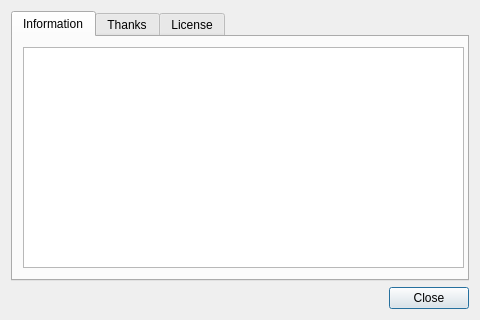
<?xml version="1.0" encoding="UTF-8"?>
<ui version="4.0">
 <class>Qtilities::DialogAbout</class>
 <widget class="QDialog" name="Qtilities::DialogAbout">
  <property name="geometry">
   <rect>
    <x>0</x>
    <y>0</y>
    <width>480</width>
    <height>320</height>
   </rect>
  </property>
  <layout class="QVBoxLayout" name="layout">
   <item>
    <widget class="QTabWidget" name="tblAbout">
     <property name="sizePolicy">
      <sizepolicy hsizetype="Expanding" vsizetype="Expanding">
       <horstretch>0</horstretch>
       <verstretch>0</verstretch>
      </sizepolicy>
     </property>
     <property name="currentIndex">
      <number>0</number>
     </property>
     <widget class="QWidget" name="tabInfo">
      <attribute name="title">
       <string>Information</string>
      </attribute>
      <widget class="QWidget" name="tabInfoLayoutWidget">
       <property name="geometry">
        <rect>
         <x>10</x>
         <y>10</y>
         <width>441</width>
         <height>221</height>
        </rect>
       </property>
       <layout class="QVBoxLayout" name="layTabInfo">
        <item>
         <widget class="QTextBrowser" name="txtInfo">
          <property name="documentTitle">
           <string notr="true"/>
          </property>
          <property name="markdown">
           <string notr="true"/>
          </property>
          <property name="html">
           <string notr="true">&lt;!DOCTYPE HTML PUBLIC &quot;-//W3C//DTD HTML 4.0//EN&quot; &quot;http://www.w3.org/TR/REC-html40/strict.dtd&quot;&gt;
&lt;html&gt;&lt;head&gt;&lt;meta name=&quot;qrichtext&quot; content=&quot;1&quot; /&gt;&lt;meta charset=&quot;utf-8&quot; /&gt;&lt;style type=&quot;text/css&quot;&gt;
p, li { white-space: pre-wrap; }
hr { height: 1px; border-width: 0; }
li.unchecked::marker { content: &quot;\2610&quot;; }
li.checked::marker { content: &quot;\2612&quot;; }
&lt;/style&gt;&lt;/head&gt;&lt;body style=&quot; font-family:'Sans Serif'; font-size:9pt; font-weight:400; font-style:normal;&quot;&gt;
&lt;p style=&quot;-qt-paragraph-type:empty; margin-top:0px; margin-bottom:0px; margin-left:0px; margin-right:0px; -qt-block-indent:0; text-indent:0px;&quot;&gt;&lt;br /&gt;&lt;/p&gt;&lt;/body&gt;&lt;/html&gt;</string>
          </property>
          <property name="acceptRichText">
           <bool>false</bool>
          </property>
          <property name="source">
           <url>
            <string>qrc:/about.html</string>
           </url>
          </property>
          <property name="searchPaths">
           <stringlist notr="true"/>
          </property>
          <property name="openExternalLinks">
           <bool>true</bool>
          </property>
          <property name="openLinks">
           <bool>true</bool>
          </property>
         </widget>
        </item>
       </layout>
      </widget>
     </widget>
     <widget class="QWidget" name="tabAuthors">
      <attribute name="title">
       <string>Thanks</string>
      </attribute>
      <widget class="QWidget" name="tabAuthorsLayoutWidget">
       <property name="geometry">
        <rect>
         <x>10</x>
         <y>10</y>
         <width>441</width>
         <height>221</height>
        </rect>
       </property>
       <layout class="QVBoxLayout" name="layTabAuthors">
        <item>
         <widget class="QTextBrowser" name="txtAuthors">
          <property name="documentTitle">
           <string notr="true"/>
          </property>
          <property name="markdown">
           <string notr="true"/>
          </property>
          <property name="html">
           <string notr="true">&lt;!DOCTYPE HTML PUBLIC &quot;-//W3C//DTD HTML 4.0//EN&quot; &quot;http://www.w3.org/TR/REC-html40/strict.dtd&quot;&gt;
&lt;html&gt;&lt;head&gt;&lt;meta name=&quot;qrichtext&quot; content=&quot;1&quot; /&gt;&lt;meta charset=&quot;utf-8&quot; /&gt;&lt;style type=&quot;text/css&quot;&gt;
p, li { white-space: pre-wrap; }
hr { height: 1px; border-width: 0; }
li.unchecked::marker { content: &quot;\2610&quot;; }
li.checked::marker { content: &quot;\2612&quot;; }
&lt;/style&gt;&lt;/head&gt;&lt;body style=&quot; font-family:'Sans Serif'; font-size:9pt; font-weight:400; font-style:normal;&quot;&gt;
&lt;p style=&quot;-qt-paragraph-type:empty; margin-top:0px; margin-bottom:0px; margin-left:0px; margin-right:0px; -qt-block-indent:0; text-indent:0px;&quot;&gt;&lt;br /&gt;&lt;/p&gt;&lt;/body&gt;&lt;/html&gt;</string>
          </property>
          <property name="acceptRichText">
           <bool>false</bool>
          </property>
          <property name="placeholderText">
           <string notr="true"/>
          </property>
          <property name="source">
           <url>
            <string>qrc:/thanks.html</string>
           </url>
          </property>
          <property name="searchPaths">
           <stringlist notr="true"/>
          </property>
          <property name="openExternalLinks">
           <bool>true</bool>
          </property>
          <property name="openLinks">
           <bool>true</bool>
          </property>
         </widget>
        </item>
       </layout>
      </widget>
     </widget>
     <widget class="QWidget" name="tabLicense">
      <attribute name="title">
       <string>License</string>
      </attribute>
      <widget class="QWidget" name="tabLicenseLayoutWidget">
       <property name="geometry">
        <rect>
         <x>10</x>
         <y>10</y>
         <width>441</width>
         <height>221</height>
        </rect>
       </property>
       <layout class="QVBoxLayout" name="layTabLicense">
        <item>
         <widget class="QTextBrowser" name="txtLicense">
          <property name="documentTitle">
           <string notr="true"/>
          </property>
          <property name="markdown">
           <string notr="true"/>
          </property>
          <property name="html">
           <string notr="true">&lt;!DOCTYPE HTML PUBLIC &quot;-//W3C//DTD HTML 4.0//EN&quot; &quot;http://www.w3.org/TR/REC-html40/strict.dtd&quot;&gt;
&lt;html&gt;&lt;head&gt;&lt;meta name=&quot;qrichtext&quot; content=&quot;1&quot; /&gt;&lt;meta charset=&quot;utf-8&quot; /&gt;&lt;style type=&quot;text/css&quot;&gt;
p, li { white-space: pre-wrap; }
hr { height: 1px; border-width: 0; }
li.unchecked::marker { content: &quot;\2610&quot;; }
li.checked::marker { content: &quot;\2612&quot;; }
&lt;/style&gt;&lt;/head&gt;&lt;body style=&quot; font-family:'Sans Serif'; font-size:9pt; font-weight:400; font-style:normal;&quot;&gt;
&lt;p style=&quot;-qt-paragraph-type:empty; margin-top:0px; margin-bottom:0px; margin-left:0px; margin-right:0px; -qt-block-indent:0; text-indent:0px;&quot;&gt;&lt;br /&gt;&lt;/p&gt;&lt;/body&gt;&lt;/html&gt;</string>
          </property>
          <property name="acceptRichText">
           <bool>false</bool>
          </property>
          <property name="placeholderText">
           <string notr="true"/>
          </property>
          <property name="source">
           <url>
            <string>qrc:/license.html</string>
           </url>
          </property>
          <property name="searchPaths">
           <stringlist notr="true"/>
          </property>
          <property name="openExternalLinks">
           <bool>true</bool>
          </property>
          <property name="openLinks">
           <bool>true</bool>
          </property>
         </widget>
        </item>
       </layout>
      </widget>
     </widget>
    </widget>
   </item>
   <item>
    <widget class="QDialogButtonBox" name="buttonBox">
     <property name="sizePolicy">
      <sizepolicy hsizetype="Expanding" vsizetype="Preferred">
       <horstretch>0</horstretch>
       <verstretch>0</verstretch>
      </sizepolicy>
     </property>
     <property name="orientation">
      <enum>Qt::Horizontal</enum>
     </property>
     <property name="standardButtons">
      <set>QDialogButtonBox::Close</set>
     </property>
    </widget>
   </item>
  </layout>
 </widget>
 <resources/>
 <connections/>
</ui>
